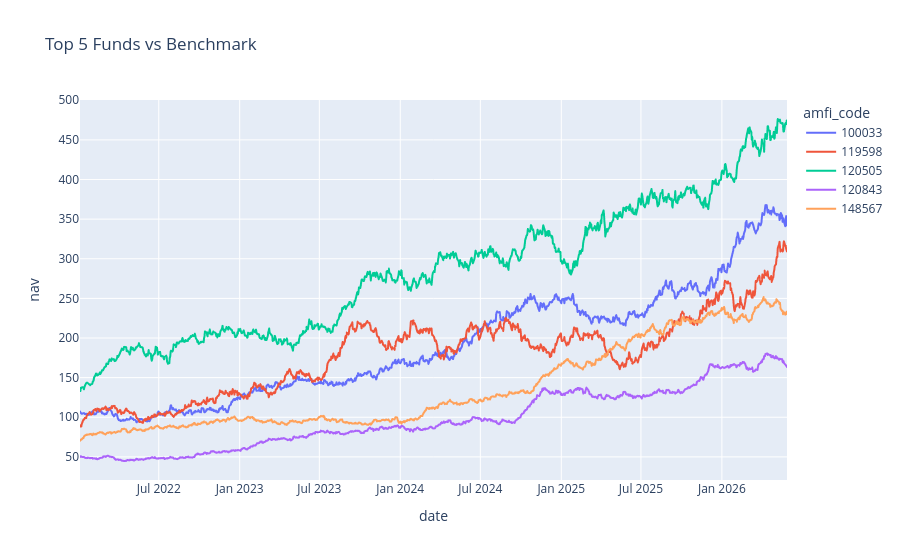

The notebook cell saved with this chart:
### Code cell
top5 = score.nlargest(5, "Score")["amfi_code"]

plot_data = nav[nav["amfi_code"].isin(top5)]

fig = px.line(
    plot_data,
    x="date",
    y="nav",
    color="amfi_code",
    title="Top 5 Funds vs Benchmark"
)

fig.show()

fig.write_image("../reports/charts/benchmark_comparison.png")

print("✅ Benchmark Chart Saved")

### Figure 1 — Plotly figure (JSON) as saved in the notebook; plotly's stock layout.template omitted (floating-point values rounded to 4 significant figures; data arrays with more than 128 entries replaced by an {"elided": "..."} marker saying what was removed)
{"data": [{"hovertemplate": "amfi_code=100033<br>date=%{x}<br>nav=%{y}<extra></extra>", "legendgroup": "100033", "line": {"color": "#636efa", "dash": "solid"}, "marker": {"symbol": "circle"}, "mode": "lines", "name": "100033", "showlegend": true, "type": "scattergl", "x": {"elided": "1150 str values"}, "xaxis": "x", "y": {"elided": "1150 float values"}, "yaxis": "y"}, {"hovertemplate": "amfi_code=119598<br>date=%{x}<br>nav=%{y}<extra></extra>", "legendgroup": "119598", "line": {"color": "#EF553B", "dash": "solid"}, "marker": {"symbol": "circle"}, "mode": "lines", "name": "119598", "showlegend": true, "type": "scattergl", "x": {"elided": "1150 str values"}, "xaxis": "x", "y": {"elided": "1150 float values"}, "yaxis": "y"}, {"hovertemplate": "amfi_code=120505<br>date=%{x}<br>nav=%{y}<extra></extra>", "legendgroup": "120505", "line": {"color": "#00cc96", "dash": "solid"}, "marker": {"symbol": "circle"}, "mode": "lines", "name": "120505", "showlegend": true, "type": "scattergl", "x": {"elided": "1150 str values"}, "xaxis": "x", "y": {"elided": "1150 float values"}, "yaxis": "y"}, {"hovertemplate": "amfi_code=120843<br>date=%{x}<br>nav=%{y}<extra></extra>", "legendgroup": "120843", "line": {"color": "#ab63fa", "dash": "solid"}, "marker": {"symbol": "circle"}, "mode": "lines", "name": "120843", "showlegend": true, "type": "scattergl", "x": {"elided": "1150 str values"}, "xaxis": "x", "y": {"elided": "1150 float values"}, "yaxis": "y"}, {"hovertemplate": "amfi_code=148567<br>date=%{x}<br>nav=%{y}<extra></extra>", "legendgroup": "148567", "line": {"color": "#FFA15A", "dash": "solid"}, "marker": {"symbol": "circle"}, "mode": "lines", "name": "148567", "showlegend": true, "type": "scattergl", "x": {"elided": "1150 str values"}, "xaxis": "x", "y": {"elided": "1150 float values"}, "yaxis": "y"}], "layout": {"legend": {"title": {"text": "amfi_code"}, "tracegroupgap": 0}, "title": {"text": "Top 5 Funds vs Benchmark"}, "xaxis": {"anchor": "y", "domain": [0, 1], "title": {"text": "date"}}, "yaxis": {"anchor": "x", "domain": [0, 1], "title": {"text": "nav"}}}}
